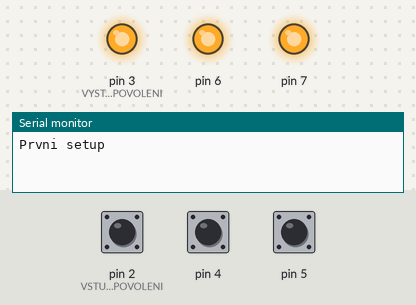
Simulated run of this sketch. Board: Arduino Uno, built with avr-gcc and run on an emulated ATmega328P. On the bench: output pins drawn as LEDs (lit = HIGH), the last lines printed to the serial monitor. Dashed ring = blinking. The test bench sets the inputs (shaded band); at power-on: pin 5 HIGH, pin 4 HIGH, pin 2 (VSTUP_POVOLENI) HIGH.

Above: at 1.2 s.
1.3 s: pin 5 pulled LOW for 0.15 s
At 1.54 s:
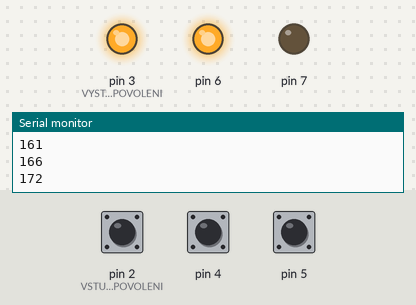
3.1 s: pin 5 pulled LOW for 1 s
At 3.9 s:
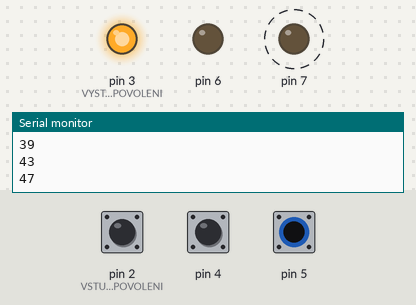
5.6 s: pin 4 pulled LOW for 3.2 s
At 6.4 s:
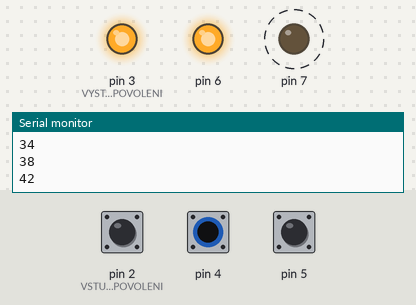
10.3 s: pin 4 pulled LOW for 0.15 s
At 11.1 s:
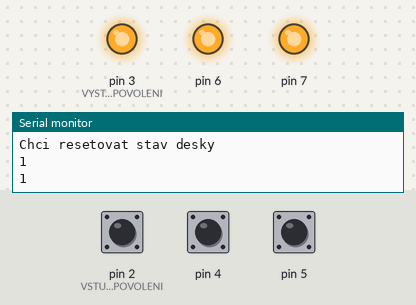
12.2 s: pin 5 pulled LOW for 3.2 s
At 13.0 s:
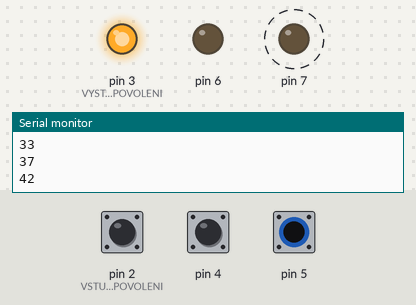
16.9 s: pin 4 pulsed LOW 5 times (0.12 s each, 0.3 s apart)
Timing chart, 0 to 20.0 s (numbered marks = the images above; inputs shaded):
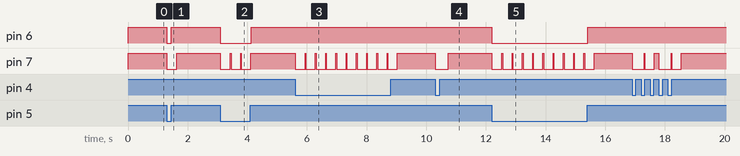

The sketch:

Vice_desek_dalkove_ovladani.ino
```cpp
//Pocet desek
int POCET_DESEK = 1;

// Udava se v milisekundach
int DOBA_CEKANI_NA_POVOLENI = 5000;
int DOBA_CEKANI_NA_PRIORITU = 1000;


// Globalni vstupy / vystupy
int VSTUP_POVOLENI = 2; //Zaciname az s pinem 2, 0a1 jsou na komunikaci s USB
int VYSTUP_POVOLENI = 3;


// Ukazka pro 1 desku
int VSTUP_DESKA_1 = 4;
int PRIORITA_VSTUP_DESKA_1 = 5;
int VYSTUP_DESKA_1_NA_PRIORITU = 6;
int VYSTUP_DESKA_1_NA_TLACITKO = 7;


class vnitrniStavDeska{
  int VSTUP_DESKA = 0;
  int PRIORITA_VSTUP_DESKA = 0;
  int VYSTUP_DESKA_NA_PRIORITU = 0;
  int VYSTUP_DESKA_NA_TLACITKO = 0;
  int stav_vstup_povoleni = 0;
  int stav_vstup_deska = 0;
  int stav_priorita_vstup_deska = 0;
  bool prvni_zavolani_kontroly_stavu = true;
  bool prvni_zavolani_kontrola_priority = true;
  bool blocker = false;


  unsigned long referencni_cas = 0;
  unsigned long referencni_cas_priorita = 0;
  unsigned long referencni_cas_bez_gnd= 0;


  private:
    void reset_promennych(){
      prvni_zavolani_kontroly_stavu = true;
      prvni_zavolani_kontrola_priority = true;
      blocker = false;
      stav_vstup_povoleni = digitalRead(VSTUP_POVOLENI);
      stav_vstup_deska = digitalRead(VSTUP_DESKA);
      stav_priorita_vstup_deska = digitalRead(PRIORITA_VSTUP_DESKA);

      Serial.println(stav_vstup_deska );
      Serial.println(stav_priorita_vstup_deska );
      digitalWrite(VYSTUP_POVOLENI, HIGH);
      digitalWrite(VYSTUP_DESKA_NA_TLACITKO, HIGH);
      digitalWrite(VYSTUP_DESKA_NA_PRIORITU, stav_priorita_vstup_deska);
    }

  public:
    void first_setup(int vstup_deska_pin, int priorita_vstup_deska_pin, int vystup_deska_na_prioritu_pin, int vystup_deska_na_tlacitko_pin){
      pinMode(vstup_deska_pin, INPUT_PULLUP);
      pinMode(priorita_vstup_deska_pin, INPUT_PULLUP);
      pinMode(vystup_deska_na_prioritu_pin, OUTPUT);
      pinMode(vystup_deska_na_tlacitko_pin, OUTPUT);

      VSTUP_DESKA = vstup_deska_pin;
      PRIORITA_VSTUP_DESKA = priorita_vstup_deska_pin;
      VYSTUP_DESKA_NA_PRIORITU = vystup_deska_na_prioritu_pin;
      VYSTUP_DESKA_NA_TLACITKO = vystup_deska_na_tlacitko_pin;

      stav_vstup_povoleni = digitalRead(VSTUP_POVOLENI);
      stav_vstup_deska = digitalRead(VSTUP_DESKA);
      stav_priorita_vstup_deska = digitalRead(PRIORITA_VSTUP_DESKA);

      prvni_zavolani_kontroly_stavu = true;
      prvni_zavolani_kontrola_priority = true;
      blocker = false;
      digitalWrite(VYSTUP_POVOLENI, HIGH);
      digitalWrite(VYSTUP_DESKA_NA_TLACITKO, HIGH);
      digitalWrite(VYSTUP_DESKA_NA_PRIORITU, stav_priorita_vstup_deska);
      Serial.println("Prvni setup");
    }

    void start_kontrola_stavu(int cas_ted){
      // first read all inputs
      stav_vstup_povoleni = digitalRead(VSTUP_POVOLENI);
      stav_priorita_vstup_deska = digitalRead(PRIORITA_VSTUP_DESKA);


      // Pokud prijde povoleni a je na GND a zajima me to jenom jednou
      if(stav_vstup_povoleni == 0 and blocker == false){
        //Serial.println("Prisla GND na povoleni, blocker false");
        if (prvni_zavolani_kontroly_stavu == true){
          referencni_cas = cas_ted;
          prvni_zavolani_kontroly_stavu = false;
        }
        }

        if (stav_vstup_deska != digitalRead(VSTUP_DESKA)){
        // mame 5 sekund na to, aby nastala zmena
        zkontroluj_stav_od_povoleni(cas_ted);
        }

      //pokud gnd neni a stejne zmackneme ze chceme menit stav
      if(stav_vstup_povoleni == 1){
        if (stav_vstup_deska != digitalRead(VSTUP_DESKA) and blocker == false){
          Serial.println("Prisel pozadavek menit stav desky bez POVOLENI");
          stav_priorita_vstup_deska = digitalRead(PRIORITA_VSTUP_DESKA);
          referencni_cas_bez_gnd = cas_ted;
          blocker = true;
        }
        else if(stav_priorita_vstup_deska != stav_vstup_deska and blocker == false){
          stav_priorita_vstup_deska = digitalRead(PRIORITA_VSTUP_DESKA);
          referencni_cas_bez_gnd = cas_ted;
          Serial.println("Neshoduji se");
          blocker = true;
        }
        if(blocker == true){
          Serial.println(cas_ted - referencni_cas_bez_gnd);
          if (cas_ted - referencni_cas_bez_gnd <= 300){
            digitalWrite(VYSTUP_DESKA_NA_TLACITKO, 0);
            digitalWrite(VYSTUP_DESKA_NA_PRIORITU, stav_priorita_vstup_deska);
          }
          else{
            Serial.println("Chci resetovat stav desky");
            digitalWrite(VYSTUP_DESKA_NA_TLACITKO, 1);
            reset_promennych();
          }

        }

      }

    }

    void zkontroluj_stav_od_povoleni(int cas_ted){
        // pokud prijde zadost o zmenu stavu a je povolena zmena
        // Tohle nastane pokazde pri prvni iteraci
        if (prvni_zavolani_kontroly_stavu == true){
          stav_vstup_deska = digitalRead(VSTUP_DESKA);
          // Digital write permanentni
          digitalWrite(VYSTUP_DESKA_NA_PRIORITU, stav_vstup_deska);
          prvni_zavolani_kontroly_stavu = false;
        }
        else if (prvni_zavolani_kontroly_stavu == false){
          // po uplynuti jedne sekundy se podivej na prioritu
          Serial.println("Cekame na prioritni vstup 1 sekundu");

          if (cas_ted - referencni_cas >= DOBA_CEKANI_NA_PRIORITU){
            zkontroluj_stav_od_priority(cas_ted);
          }
        }
    }

    bool zkontroluj_stav_od_priority(int cas_ted){
      Serial.println("Prioritou");
      stav_priorita_vstup_deska = digitalRead(PRIORITA_VSTUP_DESKA);
          // Jestli nesedi vystup s prioritou
          if(stav_vstup_deska != stav_priorita_vstup_deska){
            // Vytvor impuls 0.1s dlouhy
            Serial.println("Nesedi vystup s prioritou");
            // TODO: check tohle
            if(prvni_zavolani_kontrola_priority == true){
                digitalWrite(VYSTUP_DESKA_NA_TLACITKO, stav_priorita_vstup_deska);
                prvni_zavolani_kontrola_priority = false;
                referencni_cas_priorita = cas_ted;
            }
            else if(cas_ted - referencni_cas_priorita >= 100){
              digitalWrite(VYSTUP_DESKA_NA_TLACITKO, !stav_priorita_vstup_deska);
            }
          }
          else{
            Serial.println("Sedi vystup s prioritou, vypinam povoleni");
            // Muze dojit k resetu promennych, vsechno bylo spravne nastaveno
            Serial.println(stav_priorita_vstup_deska);
            stav_vstup_deska = digitalRead(VSTUP_DESKA);
            digitalWrite(VYSTUP_DESKA_NA_PRIORITU, stav_vstup_deska);
          }
    }

};

vnitrniStavDeska *pole_desek[10];


void setup() {
  Serial.begin(9600);
  // Nastaveni vstupu pro POVOLENI -----------------------------------------------
  pinMode(VSTUP_POVOLENI, INPUT_PULLUP);
  pinMode(VYSTUP_POVOLENI, OUTPUT);

  // Tady jsou vsechny definice desek
  pole_desek[0] = new vnitrniStavDeska();
  pole_desek[0] -> first_setup(VSTUP_DESKA_1, PRIORITA_VSTUP_DESKA_1, VYSTUP_DESKA_1_NA_PRIORITU, VYSTUP_DESKA_1_NA_TLACITKO);

}

void loop() {
  unsigned long cas_ted = millis();
  for(int i = 0; i < POCET_DESEK;i++){
    pole_desek[i] -> start_kontrola_stavu(cas_ted);
  }
}
```

Measured:
- after the input at 1.3 s, pin 6: HIGH → LOW at once, → HIGH 0.16 s later; pin 7: HIGH → LOW at once, → HIGH 0.33 s later
- after the input at 3.1 s, pin 6: HIGH → LOW at once, → HIGH 1.0 s later; pin 7: alternates HIGH for 0.02 s and LOW for 0.32 s, 6 changes in all, then stays HIGH, starting at once
- after the input at 5.6 s, pin 7: alternates HIGH for 0.02 s and LOW for 0.32 s, 20 changes in all, then stays HIGH, starting at once
- after the input at 10.3 s, pin 7: HIGH → LOW at once, → HIGH 0.43 s later
- after the input at 12.2 s, pin 6: HIGH → LOW at once, → HIGH 3.2 s later; pin 7: alternates HIGH for 0.02 s and LOW for 0.32 s, 20 changes in all, then stays HIGH, starting at once
